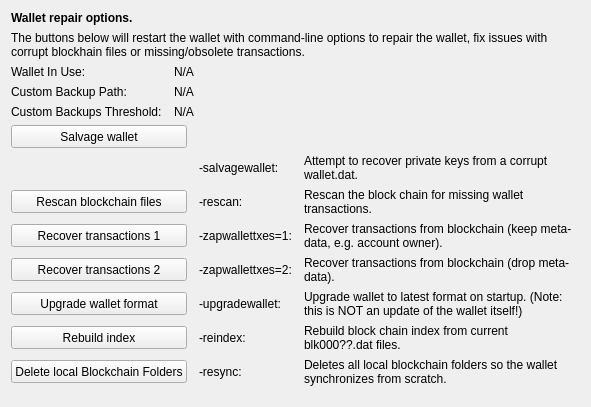
     <widget class="QWidget" name="tab_repair">
      <attribute name="title">
       <string>&amp;Wallet Repair</string>
      </attribute>
      <layout class="QGridLayout" name="gridLayout_4" columnstretch="0,0,0,0">
       <property name="horizontalSpacing">
        <number>12</number>
       </property>
       <item row="0" column="0" colspan="4">
        <widget class="QLabel" name="label_repair_header">
         <property name="font">
          <font>
           <weight>75</weight>
           <bold>true</bold>
          </font>
         </property>
         <property name="text">
          <string>Wallet repair options.</string>
         </property>
        </widget>
       </item>
       <item row="1" column="0" colspan="4">
        <widget class="QLabel" name="label_repair_helptext">
         <property name="font">
          <font>
           <weight>50</weight>
           <bold>false</bold>
          </font>
         </property>
         <property name="text">
          <string>The buttons below will restart the wallet with command-line options to repair the wallet, fix issues with corrupt blockhain files or missing/obsolete transactions.</string>
         </property>
         <property name="wordWrap">
          <bool>true</bool>
         </property>
        </widget>
       </item>
       <item row="2" column="0">
        <widget class="QLabel" name="wallet_path_label">
         <property name="text">
          <string>Wallet In Use:</string>
         </property>
        </widget>
       </item>
       <item row="2" column="1" colspan="3">
        <widget class="QLabel" name="wallet_path">
         <property name="cursor">
          <cursorShape>IBeamCursor</cursorShape>
         </property>
         <property name="text">
          <string>N/A</string>
         </property>
         <property name="textFormat">
          <enum>Qt::PlainText</enum>
         </property>
         <property name="textInteractionFlags">
          <set>Qt::LinksAccessibleByMouse|Qt::TextSelectableByKeyboard|Qt::TextSelectableByMouse</set>
         </property>
        </widget>
       </item>
       <item row="3" column="0">
        <widget class="QLabel" name="wallet_custombackuppath_label">
         <property name="visible">
          <bool>false</bool>
         </property>
         <property name="text">
          <string>Custom Backup Path:</string>
         </property>
        </widget>
       </item>
       <item row="3" column="1" colspan="3">
        <widget class="QLabel" name="wallet_custombackuppath">
         <property name="cursor">
          <cursorShape>IBeamCursor</cursorShape>
         </property>
         <property name="visible">
          <bool>false</bool>
         </property>
         <property name="text">
          <string>N/A</string>
         </property>
         <property name="textFormat">
          <enum>Qt::PlainText</enum>
         </property>
         <property name="textInteractionFlags">
          <set>Qt::LinksAccessibleByMouse|Qt::TextSelectableByKeyboard|Qt::TextSelectableByMouse</set>
         </property>
        </widget>
       </item>
       <item row="4" column="0">
        <widget class="QLabel" name="wallet_custombackupthreshold_label">
         <property name="visible">
          <bool>false</bool>
         </property>
         <property name="text">
          <string>Custom Backups Threshold:</string>
         </property>
        </widget>
       </item>
       <item row="4" column="1" colspan="3">
        <widget class="QLabel" name="wallet_custombackupthreshold">
         <property name="cursor">
          <cursorShape>IBeamCursor</cursorShape>
         </property>
         <property name="visible">
          <bool>false</bool>
         </property>
         <property name="text">
          <string>N/A</string>
         </property>
         <property name="textFormat">
          <enum>Qt::PlainText</enum>
         </property>
         <property name="textInteractionFlags">
          <set>Qt::LinksAccessibleByMouse|Qt::TextSelectableByKeyboard|Qt::TextSelectableByMouse</set>
         </property>
        </widget>
       </item>
       <item row="5" column="0">
        <spacer name="verticalSpacer_repair1">
         <property name="orientation">
          <enum>Qt::Vertical</enum>
         </property>
         <property name="sizeHint" stdset="0">
          <size>
           <width>10</width>
           <height>10</height>
          </size>
         </property>
        </spacer>
       </item>
       <item row="5" column="0" colspan="2">
        <widget class="QPushButton" name="btn_salvagewallet">
         <property name="minimumSize">
          <size>
           <width>100</width>
           <height>23</height>
          </size>
         </property>
         <property name="text">
          <string>Salvage wallet</string>
         </property>
        </widget>
       </item>
       <item row="6" column="2">
        <widget class="QLabel" name="label_repair_salvage_command">
         <property name="text">
          <string notr="true">-salvagewallet:</string>
         </property>
        </widget>
       </item>
       <item row="6" column="3">
        <widget class="QLabel" name="label_repair_salvage">
         <property name="text">
          <string>Attempt to recover private keys from a corrupt wallet.dat.</string>
         </property>
         <property name="wordWrap">
          <bool>true</bool>
         </property>
        </widget>
       </item>
       <item row="7" column="0" colspan="2">
        <widget class="QPushButton" name="btn_rescan">
         <property name="minimumSize">
          <size>
           <width>100</width>
           <height>23</height>
          </size>
         </property>
         <property name="text">
          <string>Rescan blockchain files</string>
         </property>
        </widget>
       </item>
       <item row="7" column="2">
        <widget class="QLabel" name="label_repair_rescan_command">
         <property name="text">
          <string notr="true">-rescan:</string>
         </property>
        </widget>
       </item>
       <item row="7" column="3">
        <widget class="QLabel" name="label_repair_rescan">
         <property name="text">
          <string>Rescan the block chain for missing wallet transactions.</string>
         </property>
         <property name="wordWrap">
          <bool>true</bool>
         </property>
        </widget>
       </item>
       <item row="8" column="0" colspan="2">
        <widget class="QPushButton" name="btn_zapwallettxes1">
         <property name="minimumSize">
          <size>
           <width>100</width>
           <height>23</height>
          </size>
         </property>
         <property name="text">
          <string>Recover transactions 1</string>
         </property>
        </widget>
       </item>
       <item row="8" column="2">
        <widget class="QLabel" name="label_repair_zap1_command">
         <property name="text">
          <string notr="true">-zapwallettxes=1:</string>
         </property>
        </widget>
       </item>
       <item row="8" column="3">
        <widget class="QLabel" name="label_repair_zap1">
         <property name="text">
          <string>Recover transactions from blockchain (keep meta-data, e.g. account owner).</string>
         </property>
         <property name="wordWrap">
          <bool>true</bool>
         </property>
        </widget>
       </item>
       <item row="9" column="0" colspan="2">
        <widget class="QPushButton" name="btn_zapwallettxes2">
         <property name="minimumSize">
          <size>
           <width>100</width>
           <height>23</height>
          </size>
         </property>
         <property name="text">
          <string>Recover transactions 2</string>
         </property>
        </widget>
       </item>
       <item row="9" column="2">
        <widget class="QLabel" name="label_repair_zap2_command">
         <property name="text">
          <string notr="true">-zapwallettxes=2:</string>
         </property>
        </widget>
       </item>
       <item row="9" column="3">
        <widget class="QLabel" name="label_repair_zap2">
         <property name="text">
          <string>Recover transactions from blockchain (drop meta-data).</string>
         </property>
         <property name="wordWrap">
          <bool>true</bool>
         </property>
        </widget>
       </item>
       <item row="10" column="0" colspan="2">
        <widget class="QPushButton" name="btn_upgradewallet">
         <property name="minimumSize">
          <size>
           <width>100</width>
           <height>23</height>
          </size>
         </property>
         <property name="text">
          <string>Upgrade wallet format</string>
         </property>
        </widget>
       </item>
       <item row="10" column="2">
        <widget class="QLabel" name="label_repair_upgrade_command">
         <property name="text">
          <string notr="true">-upgradewallet:</string>
         </property>
        </widget>
       </item>
       <item row="10" column="3">
        <widget class="QLabel" name="label_repair_upgrade">
         <property name="text">
          <string>Upgrade wallet to latest format on startup. (Note: this is NOT an update of the wallet itself!)</string>
         </property>
         <property name="wordWrap">
          <bool>true</bool>
         </property>
        </widget>
       </item>
       <item row="11" column="0" colspan="2">
        <widget class="QPushButton" name="btn_reindex">
         <property name="minimumSize">
          <size>
           <width>100</width>
           <height>23</height>
          </size>
         </property>
         <property name="text">
          <string>Rebuild index</string>
         </property>
        </widget>
       </item>
       <item row="11" column="2">
        <widget class="QLabel" name="label_repair_reindex_command">
         <property name="text">
          <string notr="true">-reindex:</string>
         </property>
        </widget>
       </item>
       <item row="11" column="3">
        <widget class="QLabel" name="label_repair_reindex">
         <property name="text">
          <string>Rebuild block chain index from current blk000??.dat files.</string>
         </property>
         <property name="wordWrap">
          <bool>true</bool>
         </property>
        </widget>
       </item>
       <item row="12" column="0" colspan="2">
        <widget class="QPushButton" name="btn_resync">
         <property name="minimumSize">
          <size>
           <width>100</width>
           <height>23</height>
          </size>
         </property>
         <property name="text">
          <string>Delete local Blockchain Folders</string>
         </property>
        </widget>
       </item>
       <item row="12" column="2">
        <widget class="QLabel" name="label_repair_resync_command">
         <property name="text">
          <string>-resync:</string>
         </property>
        </widget>
       </item>
       <item row="12" column="3">
        <widget class="QLabel" name="label_repair_resync">
         <property name="text">
          <string>Deletes all local blockchain folders so the wallet synchronizes from scratch.</string>
         </property>
         <property name="wordWrap">
          <bool>true</bool>
         </property>
        </widget>
       </item>
       <item row="13" column="0">
        <spacer name="verticalSpacer_repair2">
         <property name="orientation">
          <enum>Qt::Vertical</enum>
         </property>
         <property name="sizeHint" stdset="0">
          <size>
           <width>20</width>
           <height>10</height>
          </size>
         </property>
        </spacer>
       </item>
      </layout>
     </widget>
